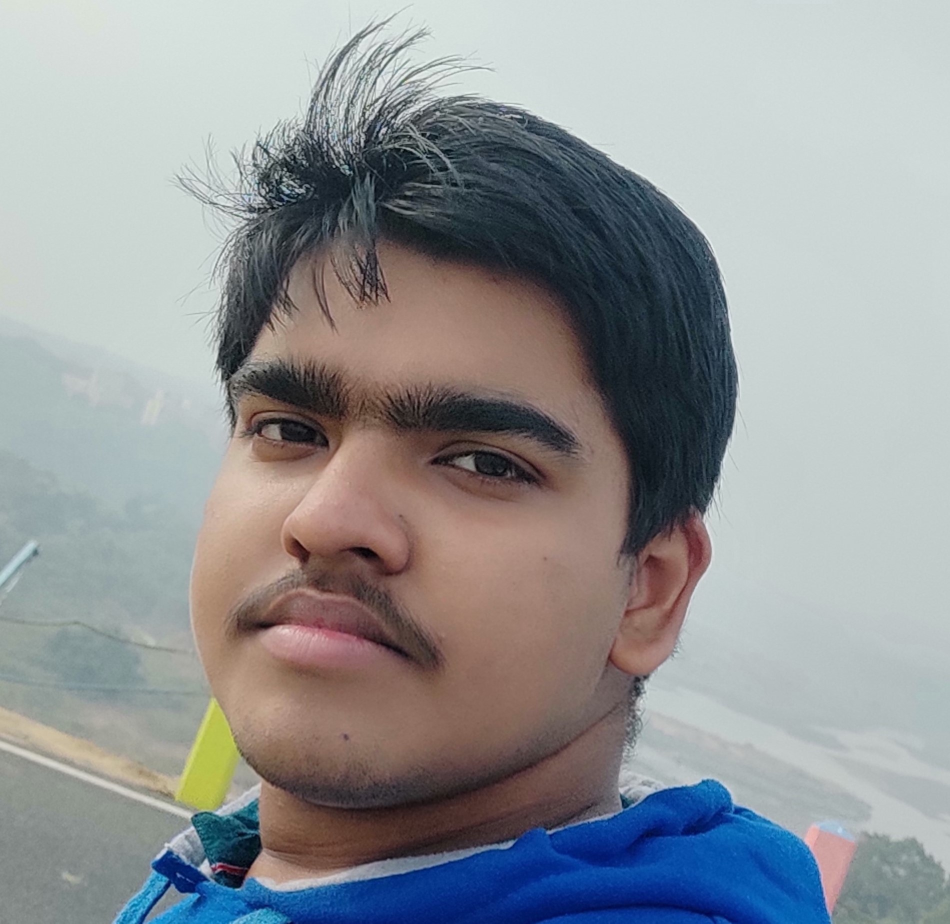
#> input picture Resources/1608463046534.jpg, 1900 x 1847 px (shown at 1/2 size)
$ python OpenCV.py
#> lines starting #> are read from the running program, lines starting #| are printed output that depends on the picture; after the words box and inside, x2 and y2 are one past the last pixel; in counts of white or black regions, pixels touching at a corner belong together
import cv2 as cv
print(cv.__version__)
#Chapter 1
img=cv.imread("Resources/1608463046534.jpg")
#> img is the input picture: shape (1847, 1900, 3); mean B, G, R 150.8, 148.4, 145.7
imgFinal = cv.resize(img, (0, 0), fx = 0.4, fy = 0.3)
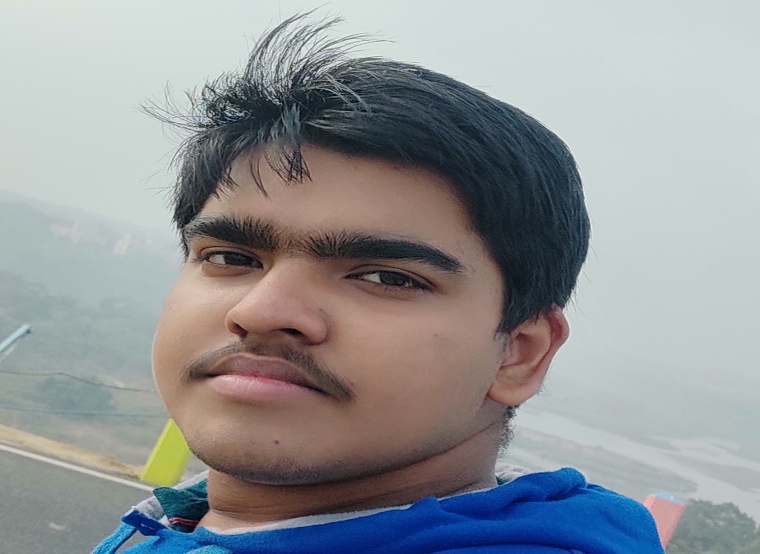
#> imgFinal: shape (554, 760, 3); mean B, G, R 150.8, 148.4, 145.7
cv.imshow("Output",imgFinal)
cv.waitKey(0)
#Chapter 2
import numpy as np
img=cv.imread("Resources/1608463046534.jpg") #Image reading
kernel=np.ones((5,5),np.uint8) #Kernels for Dilation and Erosion
imgGray=cv.cvtColor(img,cv.COLOR_BGR2GRAY) #Image in GrayScale
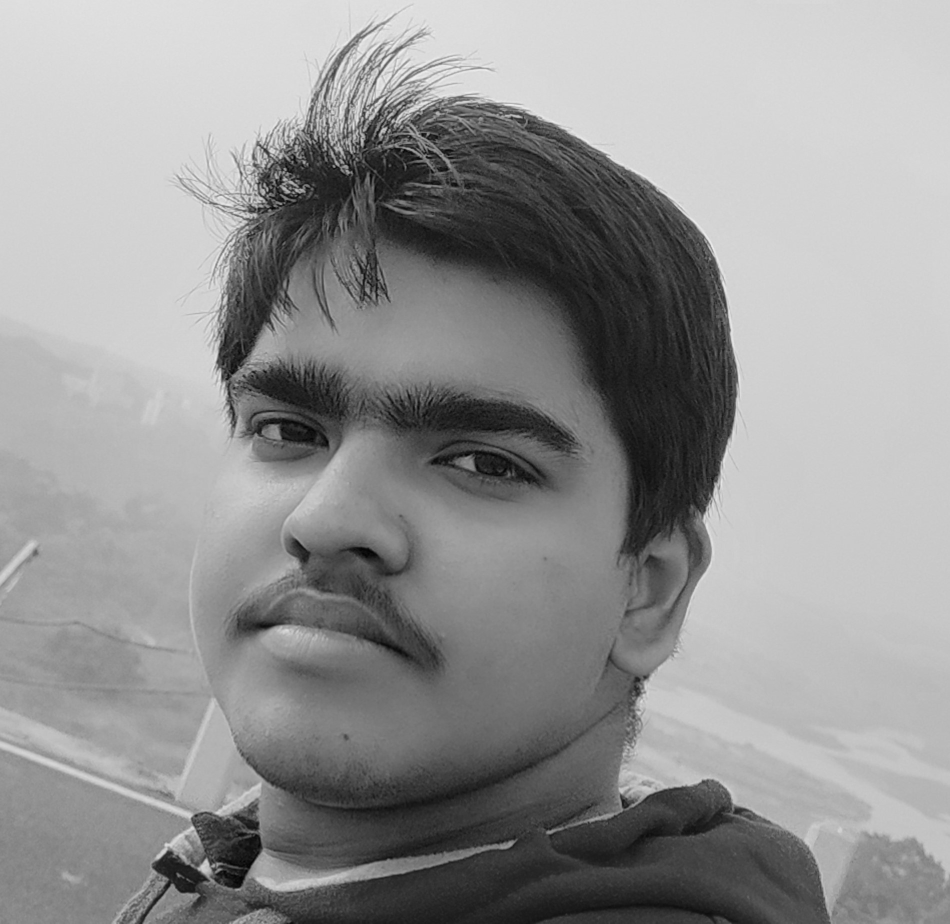
#> imgGray: shape (1847, 1900) (shown at 1/2 size); min 0, max 246, mean 147.9
imgBlur=cv.GaussianBlur(imgGray,(7,7),0) #Blur Image
imgCanny=cv.Canny(img,100,100) #Caany Image means only borders/outline is shown
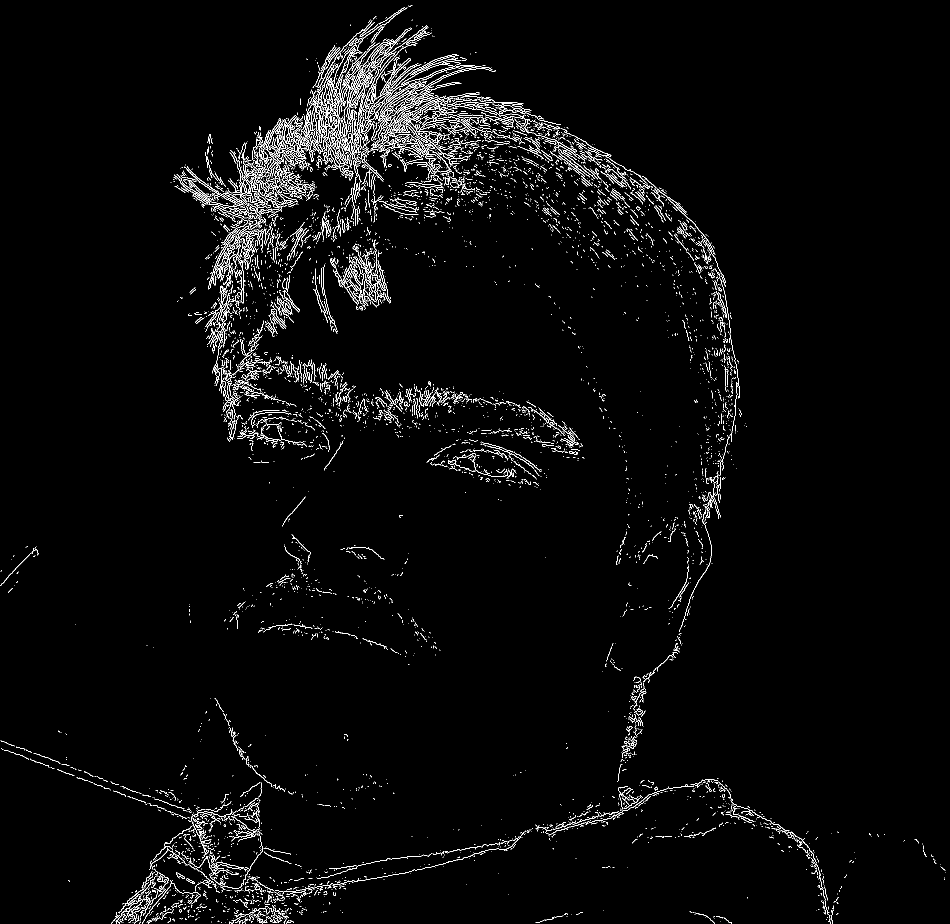
#> imgCanny: shape (1847, 1900) (shown at 1/2 size); 2.5% white in thin lines or dots
imgDilation=cv.dilate(imgCanny,kernel,iterations=1) #Dilation Image means more thick corner
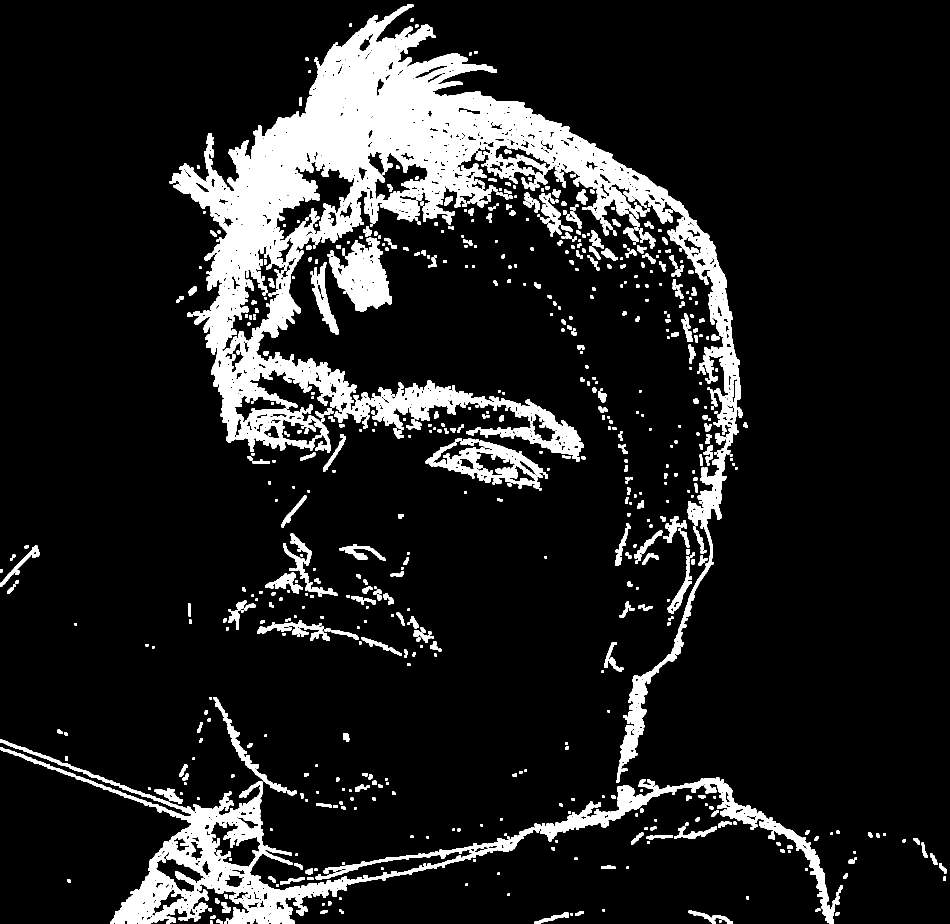
#> imgDilation: shape (1847, 1900) (shown at 1/2 size); 12.3% white; 733 white regions, largest, box (x1, y1, x2, y2) and area: (339, 9, 1482, 1528) 261207, (219, 1561, 1068, 1847) 49968, (1069, 1554, 1670, 1847) 16585
imgEroded=cv.erode(imgDilation,kernel,iterations=1) #Erosion Image means less corners/intensity of corners eroded
#> imgEroded: shape (1847, 1900); 6.7% white; 1474 white regions (1242 under 20 px), largest, box (x1, y1, x2, y2) and area: (346, 14, 1480, 1291) 158802, (223, 1564, 1066, 1847) 23569, (1071, 1556, 1668, 1847) 8217

#resizing according to screen size for better view
imgFinal1 = cv.resize(imgGray, (0, 0), fx = 0.4, fy = 0.3)
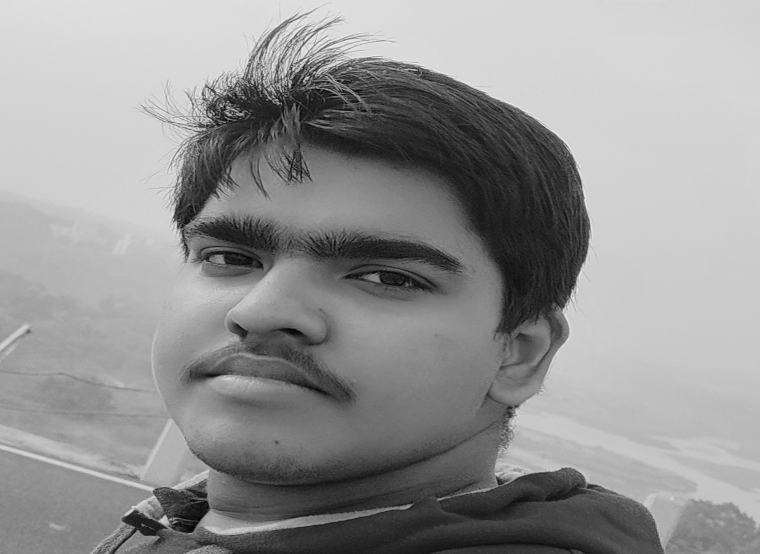
#> imgFinal1: shape (554, 760); min 2, max 241, mean 147.8
imgFinal2 = cv.resize(imgBlur, (0, 0), fx = 0.4, fy = 0.3)
imgFinal3 = cv.resize(imgCanny, (0, 0), fx = 0.4, fy = 0.3)
imgFinal4 = cv.resize(imgDilation, (0, 0), fx = 0.4, fy = 0.3)
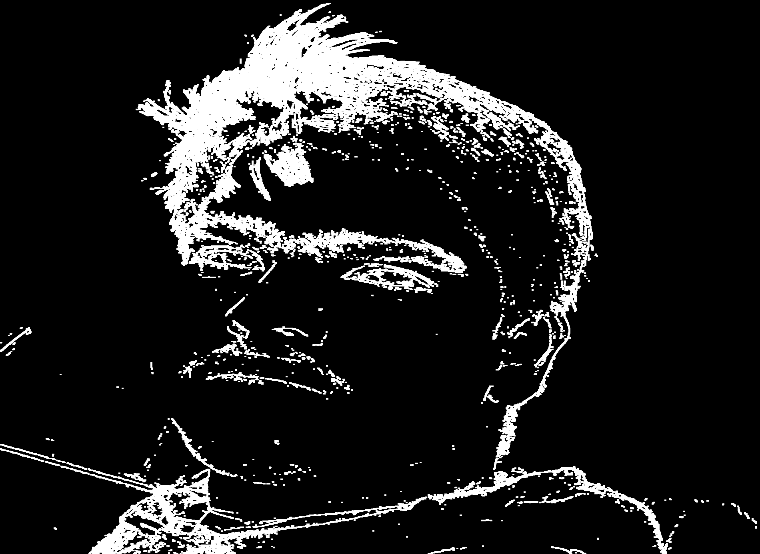
#> imgFinal4: shape (554, 760); min 0, max 255, mean 31.3
imgFinal5 = cv.resize(imgEroded, (0, 0), fx = 0.4, fy = 0.3)
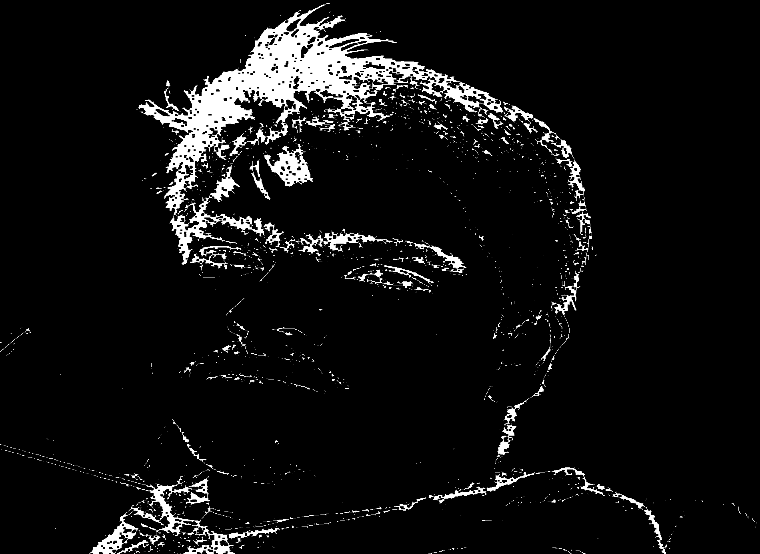
#> imgFinal5: shape (554, 760); min 0, max 255, mean 17.1

#Display of Image
cv.imshow("Gray Image",imgFinal1)
cv.imshow("Blur Image",imgFinal2)
cv.imshow("Canny Image",imgFinal3)
cv.imshow("Dilation Image",imgFinal4)
cv.imshow("Eroded Image",imgFinal5)

#For Delay of the Display
cv.waitKey(0) # 0 stands for Infinite Delay
